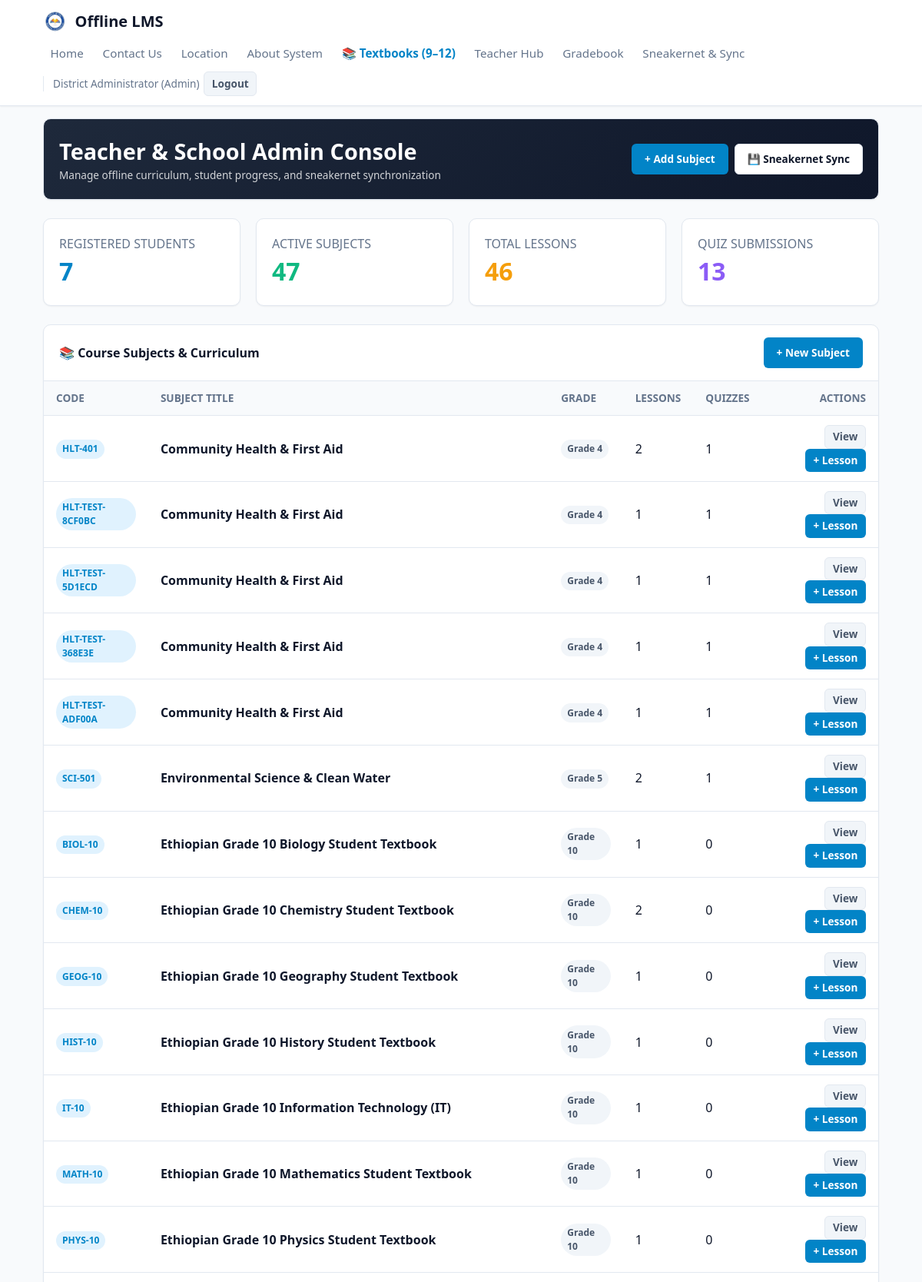
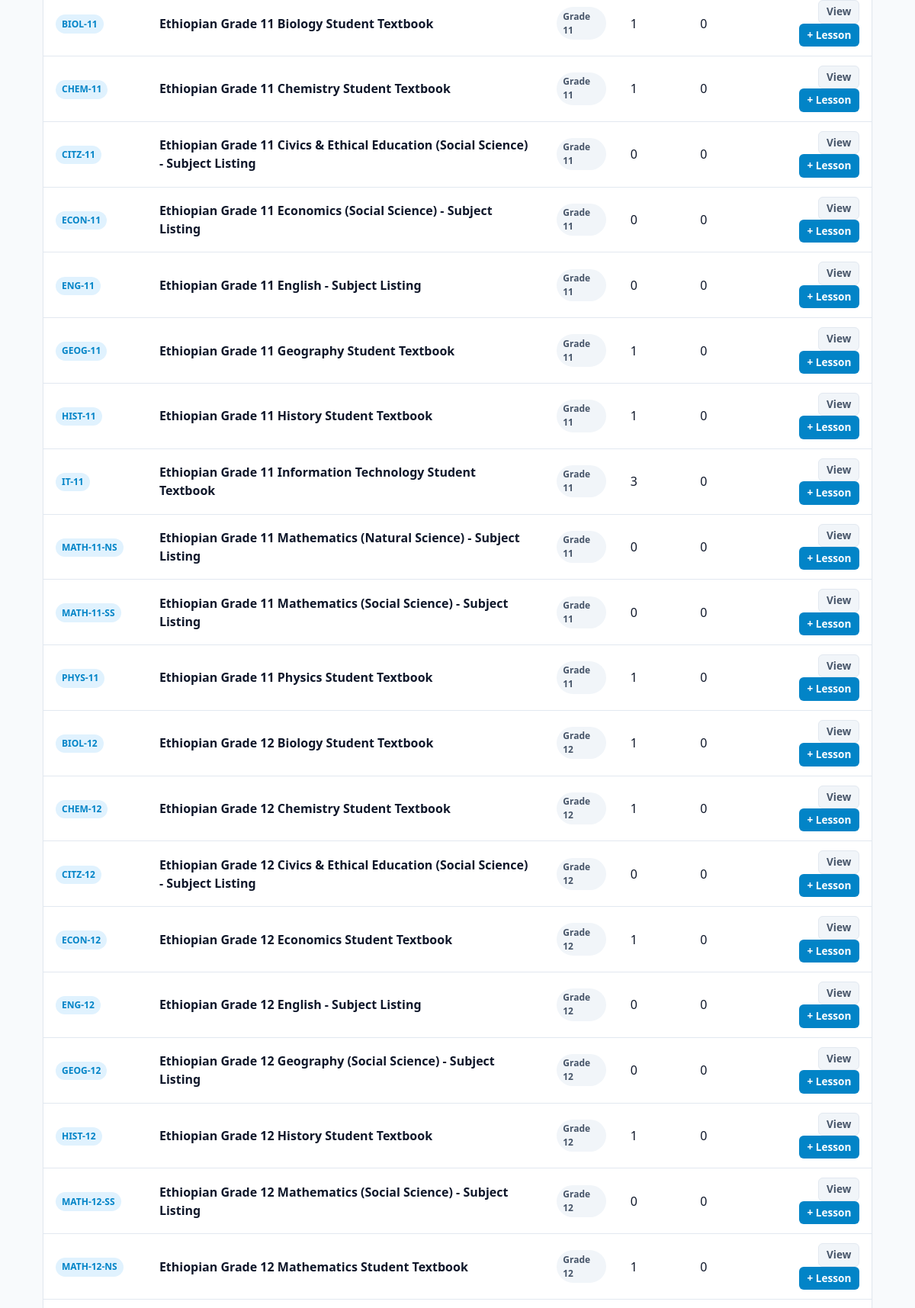
/teacher/dashboard (signed in, upper part), run on the app's committed database (2 pictures, top to bottom).
### tables this page shows
CREATE TABLE subjects (
    id INTEGER PRIMARY KEY AUTOINCREMENT,
    title TEXT NOT NULL,
    code TEXT UNIQUE NOT NULL,
    grade_level TEXT NOT NULL,
    description TEXT,
    icon TEXT DEFAULT 'book',
    created_by INTEGER,
    created_at TIMESTAMP DEFAULT CURRENT_TIMESTAMP,
    FOREIGN KEY(created_by) REFERENCES users(id) ON DELETE SET NULL
);

### app/routes/teacher_routes.py (the view)
@bp.route("/dashboard")
@teacher_required
def dashboard():
    with db_session() as conn:
        cursor = conn.cursor()
        cursor.execute("SELECT COUNT(*) as cnt FROM users WHERE role = 'student'")
        student_count = cursor.fetchone()["cnt"]
        cursor.execute("SELECT COUNT(*) as cnt FROM subjects")
        subject_count = cursor.fetchone()["cnt"]
        cursor.execute("SELECT COUNT(*) as cnt FROM lessons")
        lesson_count = cursor.fetchone()["cnt"]
        cursor.execute("SELECT COUNT(*) as cnt FROM submissions")
        submission_count = cursor.fetchone()["cnt"]
        cursor.execute("""
            SELECT s.id, u.full_name as student_name, q.title as quiz_title,
                   s.score, s.total_points, s.percentage, s.passed, s.submitted_offline, s.synced_at
            FROM submissions s
            JOIN users u ON s.student_id = u.id
            JOIN quizzes q ON s.quiz_id = q.id
            ORDER BY s.synced_at DESC LIMIT 6
        """)
        recent_submissions = [dict(row) for row in cursor.fetchall()]
        cursor.execute("""
            SELECT s.*,
                   (SELECT COUNT(*) FROM lessons l WHERE l.subject_id = s.id) as lesson_count,
                   (SELECT COUNT(*) FROM quizzes q WHERE q.subject_id = s.id) as quiz_count
            FROM subjects s ORDER BY s.title
        """)
        subjects = [dict(row) for row in cursor.fetchall()]
    return render_template("teacher/dashboard.html",
                           student_count=student_count,
                           subject_count=subject_count,
                           lesson_count=lesson_count,
                           submission_count=submission_count,
                           recent_submissions=recent_submissions,
                           subjects=subjects)

### app/auth.py (called while the page is built)
def teacher_required(f):
    @wraps(f)
    def decorated_function(*args, **kwargs):
        if "user_id" not in session:
            flash("Please sign in to access this page.", "warning")
            return redirect(url_for("auth.login", next=request.path))
        if session.get("role") not in ("teacher", "admin"):
            flash("Access restricted to teachers and administrators.", "danger")
            return redirect(url_for("student.dashboard"))
        return f(*args, **kwargs)
    return decorated_function

### app/database.py (called while the page is built)
def get_connection():
    conn = sqlite3.connect(Config.DATABASE, timeout=15.0)
    conn.row_factory = sqlite3.Row
    conn.execute("PRAGMA foreign_keys = ON;")
    conn.execute("PRAGMA journal_mode = WAL;")
    return conn

@contextmanager
def db_session():
    conn = get_connection()
    try:
        yield conn
        conn.commit()
    except Exception:
        conn.rollback()
        raise
    finally:
        conn.close()

### app/templates/teacher/dashboard.html (shortened to what this page needs)
{% extends 'base.html' %}
{% block content %}
<div class="container">
  <div class="card mb-4" style="background: linear-gradient(135deg, #1e293b, #0f172a); color: #fff;">
    <div class="card-body d-flex justify-between align-center" style="flex-wrap: wrap; gap: 1rem;">
      <div>
        <h1 style="font-size: 1.8rem;">Teacher & School Admin Console</h1>
        <p style="opacity: 0.8;" class="text-sm">Manage offline curriculum, student progress, and sneakernet synchronization</p>
      </div>
      <div class="d-flex gap-1">
        <a href="{{ url_for('teacher.new_subject') }}" class="btn btn-primary text-sm">+ Add Subject</a>
        <a href="{{ url_for('sync.index') }}" class="btn btn-secondary text-sm" style="background:#fff; color:#0f172a;">💾 Sneakernet Sync</a>
      </div>
    </div>
  </div>
  <div class="grid grid-cols-4 mb-4">
    <div class="card">
      <div class="card-body">
        <span class="text-xs text-muted">REGISTERED STUDENTS</span>
        <h2 style="font-size: 2rem; color: var(--primary);" class="mt-1">{{ student_count }}</h2>
      </div>
    </div>
    <div class="card-body card">
      <span class="text-xs text-muted">ACTIVE SUBJECTS</span>
      <h2 style="font-size: 2rem; color: var(--success);" class="mt-1">{{ subject_count }}</h2>
    </div>
    <div class="card-body card">
      <span class="text-xs text-muted">TOTAL LESSONS</span>
      <h2 style="font-size: 2rem; color: var(--warning);" class="mt-1">{{ lesson_count }}</h2>
    </div>
    <div class="card-body card">
      <span class="text-xs text-muted">QUIZ SUBMISSIONS</span>
      <h2 style="font-size: 2rem; color: #8b5cf6;" class="mt-1">{{ submission_count }}</h2>
    </div>
  </div>
  <div class="card mb-4">
    <div class="card-header d-flex justify-between align-center">
      <span>📚 Course Subjects & Curriculum</span>
      <a href="{{ url_for('teacher.new_subject') }}" class="btn btn-primary text-sm">+ New Subject</a>
    </div>
    <div class="card-body" style="padding: 0;">
      <div class="table-responsive">
        <table class="table">
          <thead>
            <tr>
              <th>Code</th>
              <th>Subject Title</th>
              <th>Grade</th>
              <th>Lessons</th>
              <th>Quizzes</th>
              <th style="text-align: right;">Actions</th>
            </tr>
          </thead>
          <tbody>
            {% for s in subjects %}
              <tr>
                <td><span class="badge badge-primary">{{ s.code }}</span></td>
                <td><strong>{{ s.title }}</strong></td>
                <td><span class="badge badge-secondary">{{ s.grade_level }}</span></td>
                <td>{{ s.lesson_count }}</td>
                <td>{{ s.quiz_count }}</td>
                <td style="text-align: right;">
                  <a href="{{ url_for('student.subject_detail', subject_id=s.id) }}" class="btn btn-secondary text-sm" style="padding: 0.25rem 0.6rem;">View</a>
                  <a href="{{ url_for('teacher.new_lesson', subject_id=s.id) }}" class="btn btn-primary text-sm" style="padding: 0.25rem 0.6rem;">+ Lesson</a>
                </td>
              </tr>
            {% else %}
              <tr>
                <td colspan="6" class="text-center text-muted" style="padding: 2rem;">
                  No subjects created yet. Click "+ New Subject" or import a curriculum pack.
                </td>
              </tr>
            {% endfor %}
          </tbody>
        </table>
      </div>
    </div>
  </div>
</div>
{% endblock %}

### app/static/css/app.css (style rules this page uses)
:root { --primary: #0284c7; --primary-hover: #0369a1; --primary-light: #e0f2fe; --secondary: #475569; --secondary-light: #f1f5f9; --success: #10b981; --success-light: #d1fae5; --warning: #f59e0b; --warning-light: #fef3c7; --danger: #ef4444; --danger-light: #fee2e2; --bg-main: #f8fafc; --bg-card: #ffffff; --text-main: #0f172a; --text-muted: #64748b; --border: #e2e8f0; --radius-sm: 6px; --radius-md: 10px; --radius-lg: 16px; --radius-full: 9999px; --shadow-sm: 0 1px 2px 0 rgb(0 0 0 / 0.05); --shadow-md: 0 4px 6px -1px rgb(0 0 0 / 0.1), 0 2px 4px -2px rgb(0 0 0 / 0.1); --shadow-lg: 0 10px 15px -3px rgb(0 0 0 / 0.1), 0 4px 6px -4px rgb(0 0 0 / 0.1); --font: system-ui, -apple-system, BlinkMacSystemFont, 'Segoe UI', Roboto, Helvetica, Arial, sans-serif; }
* { box-sizing: border-box; margin: 0; padding: 0; }
body { font-family: var(--font); background-color: var(--bg-main); color: var(--text-main); line-height: 1.5; min-height: 100vh; display: flex; flex-direction: column; }
.container { width: 100%; max-width: 1120px; margin: 0 auto; padding: 1rem; }
.grid { display: grid; gap: 1.25rem; }
.grid-cols-4 { grid-template-columns: repeat(4, minmax(0, 1fr)); }
.card { background-color: var(--bg-card); border-radius: var(--radius-md); border: 1px solid var(--border); box-shadow: var(--shadow-sm); transition: transform 0.15s ease, box-shadow 0.15s ease; overflow: hidden; }
.card-header { padding: 1rem 1.25rem; border-bottom: 1px solid var(--border); font-weight: 600; display: flex; align-items: center; justify-content: space-between; }
.card-body { padding: 1.25rem; }
.btn { display: inline-flex; align-items: center; justify-content: center; gap: 0.4rem; padding: 0.55rem 1rem; border-radius: var(--radius-sm); font-size: 0.95rem; font-weight: 600; cursor: pointer; border: 1px solid transparent; text-decoration: none; transition: all 0.15s ease; }
.btn-primary { background-color: var(--primary); color: #ffffff; }
.btn-secondary { background-color: var(--secondary-light); color: var(--secondary); border-color: var(--border); }
.badge { display: inline-block; padding: 0.2rem 0.5rem; border-radius: var(--radius-full); font-size: 0.75rem; font-weight: 600; }
.badge-primary { background-color: var(--primary-light); color: var(--primary); }
.badge-secondary { background-color: var(--secondary-light); color: var(--secondary); }
.table-responsive { overflow-x: auto; }
.table { width: 100%; border-collapse: collapse; text-align: left; }
.table th, .table td { padding: 0.75rem 1rem; border-bottom: 1px solid var(--border); }
.table th { background-color: var(--bg-main); font-weight: 600; font-size: 0.85rem; color: var(--text-muted); text-transform: uppercase; }
.d-flex { display: flex; }
.justify-between { justify-content: space-between; }
.align-center { align-items: center; }
.gap-1 { gap: 0.5rem; }
.mb-4 { margin-bottom: 1.5rem; }
.text-sm { font-size: 0.85rem; }
.text-muted { color: var(--text-muted); }

### data on the page
subjects: code "HLT-401", title "Community Health & First Aid", grade_level "Grade 4", lesson_count "2", quiz_count "1"
subjects: code "HLT-TEST-8CF0BC", title "Community Health & First Aid", grade_level "Grade 4", lesson_count "1", quiz_count "1"
subjects: code "HLT-TEST-5D1ECD", title "Community Health & First Aid", grade_level "Grade 4", lesson_count "1", quiz_count "1"
subjects: code "HLT-TEST-368E3E", title "Community Health & First Aid", grade_level "Grade 4", lesson_count "1", quiz_count "1"
subjects: code "HLT-TEST-ADF00A", title "Community Health & First Aid", grade_level "Grade 4", lesson_count "1", quiz_count "1"
subjects: code "SCI-501", title "Environmental Science & Clean Water", grade_level "Grade 5", lesson_count "2", quiz_count "1"
subjects: code "BIOL-10", title "Ethiopian Grade 10 Biology Student Textbook", grade_level "Grade 10", lesson_count "1", quiz_count "0"
subjects: code "CHEM-10", title "Ethiopian Grade 10 Chemistry Student Textbook", grade_level "Grade 10", lesson_count "2", quiz_count "0"
subjects: code "GEOG-10", title "Ethiopian Grade 10 Geography Student Textbook", grade_level "Grade 10", lesson_count "1", quiz_count "0"
subjects: code "HIST-10", title "Ethiopian Grade 10 History Student Textbook", grade_level "Grade 10", lesson_count "1", quiz_count "0"
subjects: code "IT-10", title "Ethiopian Grade 10 Information Technology (IT)", grade_level "Grade 10", lesson_count "1", quiz_count "0"
subjects: code "MATH-10", title "Ethiopian Grade 10 Mathematics Student Textbook", grade_level "Grade 10", lesson_count "1", quiz_count "0"
subjects: code "PHYS-10", title "Ethiopian Grade 10 Physics Student Textbook", grade_level "Grade 10", lesson_count "1", quiz_count "0"
subjects: code "BIOL-11", title "Ethiopian Grade 11 Biology Student Textbook", grade_level "Grade 11", lesson_count "1", quiz_count "0"
subjects: code "CHEM-11", title "Ethiopian Grade 11 Chemistry Student Textbook", grade_level "Grade 11", lesson_count "1", quiz_count "0"
subjects: code "CITZ-11", title "Ethiopian Grade 11 Civics & Ethical Education (Social Science) - Subject Listing", grade_level "Grade 11", lesson_count "0", quiz_count "0"
subjects: code "ECON-11", title "Ethiopian Grade 11 Economics (Social Science) - Subject Listing", grade_level "Grade 11", lesson_count "0", quiz_count "0"
subjects: code "ENG-11", title "Ethiopian Grade 11 English - Subject Listing", grade_level "Grade 11", lesson_count "0", quiz_count "0"
subjects: code "GEOG-11", title "Ethiopian Grade 11 Geography Student Textbook", grade_level "Grade 11", lesson_count "1", quiz_count "0"
subjects: code "HIST-11", title "Ethiopian Grade 11 History Student Textbook", grade_level "Grade 11", lesson_count "1", quiz_count "0"
subjects: code "IT-11", title "Ethiopian Grade 11 Information Technology Student Textbook", grade_level "Grade 11", lesson_count "3", quiz_count "0"
subjects: code "MATH-11-NS", title "Ethiopian Grade 11 Mathematics (Natural Science) - Subject Listing", grade_level "Grade 11", lesson_count "0", quiz_count "0"
subjects: code "MATH-11-SS", title "Ethiopian Grade 11 Mathematics (Social Science) - Subject Listing", grade_level "Grade 11", lesson_count "0", quiz_count "0"
subjects: code "PHYS-11", title "Ethiopian Grade 11 Physics Student Textbook", grade_level "Grade 11", lesson_count "1", quiz_count "0"
subjects: code "BIOL-12", title "Ethiopian Grade 12 Biology Student Textbook", grade_level "Grade 12", lesson_count "1", quiz_count "0"
subjects: code "CHEM-12", title "Ethiopian Grade 12 Chemistry Student Textbook", grade_level "Grade 12", lesson_count "1", quiz_count "0"
subjects: code "CITZ-12", title "Ethiopian Grade 12 Civics & Ethical Education (Social Science) - Subject Listing", grade_level "Grade 12", lesson_count "0", quiz_count "0"
subjects: code "ECON-12", title "Ethiopian Grade 12 Economics Student Textbook", grade_level "Grade 12", lesson_count "1", quiz_count "0"
subjects: code "ENG-12", title "Ethiopian Grade 12 English - Subject Listing", grade_level "Grade 12", lesson_count "0", quiz_count "0"
subjects: code "GEOG-12", title "Ethiopian Grade 12 Geography (Social Science) - Subject Listing", grade_level "Grade 12", lesson_count "0", quiz_count "0"
subjects: code "HIST-12", title "Ethiopian Grade 12 History Student Textbook", grade_level "Grade 12", lesson_count "1", quiz_count "0"
subjects: code "MATH-12-SS", title "Ethiopian Grade 12 Mathematics (Social Science) - Subject Listing", grade_level "Grade 12", lesson_count "0", quiz_count "0"
subjects: code "MATH-12-NS", title "Ethiopian Grade 12 Mathematics Student Textbook", grade_level "Grade 12", lesson_count "1", quiz_count "0"

### other printed values
{{ session.get('full_name', session.get('username')) }} "District Administrator"
{{ session.get('role')|capitalize }} "Admin"
{{ student_count }} "7"
{{ subject_count }} "47"
{{ lesson_count }} "46"
{{ submission_count }} "13"
